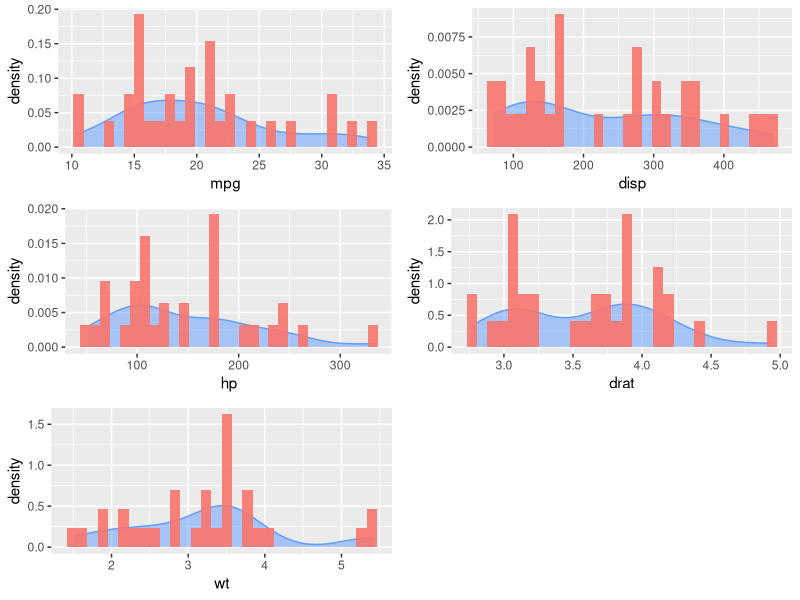
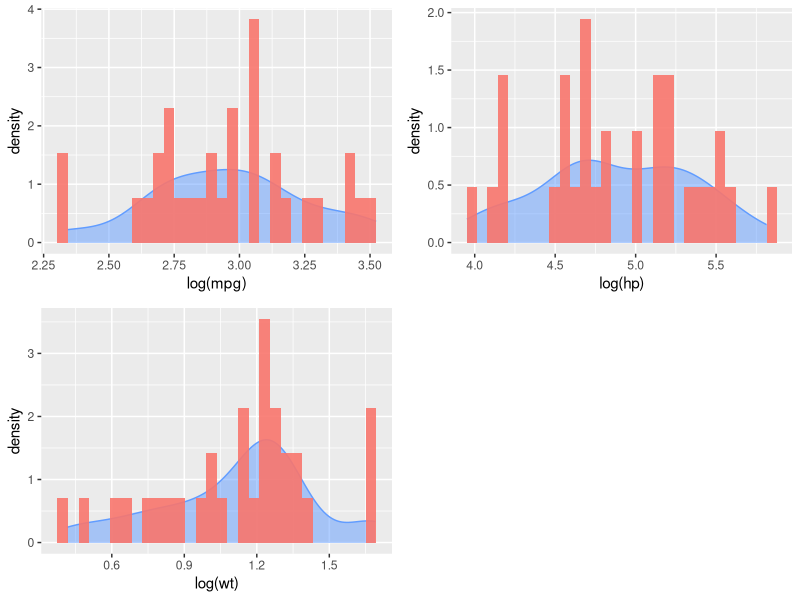

Write the R code that produced these figures, in order.
## ---- chunk 1
str(mtcars)
## ---- chunk 2
mtcars$am <- factor(mtcars$am)
rownames(mtcars)
## ---- chunk 3
library(ggplot2)
library(gridExtra)

plot_1 <- ggplot(mtcars, aes(x = mpg, fill  = I("#F8766D"))) +
                geom_density(fill = I("#619CFF"), col = "#619CFF", alpha = 0.5) +
                geom_histogram(aes(y = ..density..), alpha = 0.9)

plot_2 <- ggplot(mtcars, aes(x = disp, fill  = I("#F8766D"))) +
                geom_density(fill = I("#619CFF"), col = "#619CFF", alpha = 0.5) +
                geom_histogram(aes(y = ..density..), alpha = 0.9)

plot_3 <- ggplot(mtcars, aes(x = hp, fill  = I("#F8766D"))) +
                geom_density(fill = I("#619CFF"), col = "#619CFF", alpha = 0.5) +
                geom_histogram(aes(y = ..density..), alpha = 0.9)

plot_4 <- ggplot(mtcars, aes(x = drat, fill  = I("#F8766D"))) +
                geom_density(fill = I("#619CFF"), col = "#619CFF", alpha = 0.5) +
                geom_histogram(aes(y = ..density..), alpha = 0.9)

plot_5 <- ggplot(mtcars, aes(x = wt, fill  = I("#F8766D"))) +
                geom_density(fill = I("#619CFF"), col = "#619CFF", alpha = 0.5) +
                geom_histogram(aes(y = ..density..), alpha = 0.9)

grid.arrange(plot_1, plot_2, plot_3, plot_4, plot_5, ncol = 2)
## ---- chunk 4
plot_6 <- ggplot(mtcars, aes(x = log(mpg), fill  = I("#F8766D"))) +
                geom_density(fill = I("#619CFF"), col = "#619CFF", alpha = 0.5) +
                geom_histogram(aes(y = ..density..), alpha = 0.9)

plot_7 <- ggplot(mtcars, aes(x = log(hp), fill  = I("#F8766D"))) +
                geom_density(fill = I("#619CFF"), col = "#619CFF", alpha = 0.5) +
                geom_histogram(aes(y = ..density..), alpha = 0.9)

plot_8 <- ggplot(mtcars, aes(x = log(wt), fill  = I("#F8766D"))) +
                geom_density(fill = I("#619CFF"), col = "#619CFF", alpha = 0.5) +
                geom_histogram(aes(y = ..density..), alpha = 0.9)

grid.arrange(plot_6, plot_7, plot_8, ncol = 2)
